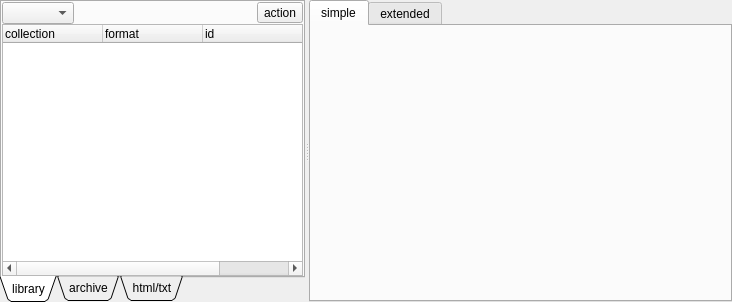
<?xml version="1.0" encoding="UTF-8"?>
<ui version="4.0">
 <class>CLibrarySearch</class>
 <widget class="QWidget" name="CLibrarySearch">
  <property name="geometry">
   <rect>
    <x>0</x>
    <y>0</y>
    <width>732</width>
    <height>302</height>
   </rect>
  </property>
  <property name="windowTitle">
   <string notr="true"/>
  </property>
  <layout class="QVBoxLayout" name="verticalLayout_3">
   <item>
    <widget class="QSplitter" name="splitter">
     <property name="sizePolicy">
      <sizepolicy hsizetype="Expanding" vsizetype="Expanding">
       <horstretch>0</horstretch>
       <verstretch>0</verstretch>
      </sizepolicy>
     </property>
     <property name="orientation">
      <enum>Qt::Horizontal</enum>
     </property>
     <widget class="QTabWidget" name="tabColl">
      <property name="tabPosition">
       <enum>QTabWidget::South</enum>
      </property>
      <property name="tabShape">
       <enum>QTabWidget::Triangular</enum>
      </property>
      <property name="currentIndex">
       <number>0</number>
      </property>
      <property name="usesScrollButtons">
       <bool>false</bool>
      </property>
      <widget class="QWidget" name="tab_3">
       <attribute name="icon">
        <iconset resource="resfile.qrc">
         <normaloff>:/new/icons/icons/sql.png</normaloff>:/new/icons/icons/sql.png</iconset>
       </attribute>
       <attribute name="title">
        <string>library</string>
       </attribute>
       <layout class="QVBoxLayout" name="verticalLayout">
        <item>
         <layout class="QHBoxLayout" name="horizontalLayout">
          <item>
           <widget class="CTreeComboBox" name="cmbScriptLang">
            <property name="sizePolicy">
             <sizepolicy hsizetype="Preferred" vsizetype="Preferred">
              <horstretch>0</horstretch>
              <verstretch>0</verstretch>
             </sizepolicy>
            </property>
            <property name="sizeAdjustPolicy">
             <enum>QComboBox::AdjustToContentsOnFirstShow</enum>
            </property>
           </widget>
          </item>
          <item>
           <spacer name="horizontalSpacer_3">
            <property name="orientation">
             <enum>Qt::Horizontal</enum>
            </property>
            <property name="sizeHint" stdset="0">
             <size>
              <width>18</width>
              <height>20</height>
             </size>
            </property>
           </spacer>
          </item>
          <item>
           <widget class="QToolButton" name="btAction">
            <property name="text">
             <string>action</string>
            </property>
            <property name="icon">
             <iconset resource="resfile.qrc">
              <normaloff>:/new/icons/icons/action.png</normaloff>:/new/icons/icons/action.png</iconset>
            </property>
            <property name="shortcut">
             <string>Meta+A</string>
            </property>
            <property name="checkable">
             <bool>true</bool>
            </property>
            <property name="toolButtonStyle">
             <enum>Qt::ToolButtonTextBesideIcon</enum>
            </property>
           </widget>
          </item>
         </layout>
        </item>
        <item>
         <widget class="QTreeWidget" name="treeColl">
          <property name="sizePolicy">
           <sizepolicy hsizetype="Expanding" vsizetype="Expanding">
            <horstretch>0</horstretch>
            <verstretch>0</verstretch>
           </sizepolicy>
          </property>
          <property name="mouseTracking">
           <bool>false</bool>
          </property>
          <property name="contextMenuPolicy">
           <enum>Qt::CustomContextMenu</enum>
          </property>
          <column>
           <property name="text">
            <string>collection</string>
           </property>
          </column>
          <column>
           <property name="text">
            <string>format</string>
           </property>
          </column>
          <column>
           <property name="text">
            <string>id</string>
           </property>
          </column>
          <column>
           <property name="text">
            <string>index</string>
           </property>
          </column>
         </widget>
        </item>
       </layout>
      </widget>
      <widget class="QWidget" name="tab_5">
       <attribute name="icon">
        <iconset resource="resfile.qrc">
         <normaloff>:/new/icons/icons/books.png</normaloff>:/new/icons/icons/books.png</iconset>
       </attribute>
       <attribute name="title">
        <string>archive</string>
       </attribute>
       <layout class="QVBoxLayout" name="verticalLayout_10">
        <item>
         <widget class="QTreeWidget" name="treeArchive">
          <property name="selectionMode">
           <enum>QAbstractItemView::NoSelection</enum>
          </property>
          <column>
           <property name="text">
            <string>work</string>
           </property>
          </column>
          <column>
           <property name="text">
            <string>author</string>
           </property>
          </column>
          <column>
           <property name="text">
            <string>stored data</string>
           </property>
          </column>
          <column>
           <property name="text">
            <string>index</string>
           </property>
          </column>
         </widget>
        </item>
       </layout>
      </widget>
      <widget class="QWidget" name="tab_4">
       <attribute name="icon">
        <iconset resource="resfile.qrc">
         <normaloff>:/new/icons/icons/folder.png</normaloff>:/new/icons/icons/folder.png</iconset>
       </attribute>
       <attribute name="title">
        <string>html/txt</string>
       </attribute>
       <layout class="QVBoxLayout" name="verticalLayout_5">
        <item>
         <widget class="QTreeWidget" name="treeHtmlLib">
          <property name="sizePolicy">
           <sizepolicy hsizetype="Expanding" vsizetype="Preferred">
            <horstretch>0</horstretch>
            <verstretch>0</verstretch>
           </sizepolicy>
          </property>
          <property name="contextMenuPolicy">
           <enum>Qt::NoContextMenu</enum>
          </property>
          <property name="selectionMode">
           <enum>QAbstractItemView::NoSelection</enum>
          </property>
          <property name="selectionBehavior">
           <enum>QAbstractItemView::SelectItems</enum>
          </property>
          <column>
           <property name="text">
            <string>directory</string>
           </property>
          </column>
          <column>
           <property name="text">
            <string>index</string>
           </property>
          </column>
          <column>
           <property name="text">
            <string>path</string>
           </property>
          </column>
         </widget>
        </item>
       </layout>
      </widget>
     </widget>
     <widget class="QStackedWidget" name="stwInput">
      <property name="currentIndex">
       <number>0</number>
      </property>
      <widget class="QWidget" name="page">
       <layout class="QHBoxLayout" name="horizontalLayout_5">
        <item>
         <widget class="QTabWidget" name="tabInput">
          <property name="sizePolicy">
           <sizepolicy hsizetype="Expanding" vsizetype="Preferred">
            <horstretch>0</horstretch>
            <verstretch>0</verstretch>
           </sizepolicy>
          </property>
          <property name="currentIndex">
           <number>0</number>
          </property>
          <widget class="QWidget" name="tab">
           <attribute name="title">
            <string>simple</string>
           </attribute>
           <layout class="QVBoxLayout" name="verticalLayout_2">
            <item>
             <widget class="CLatCopt" name="inputText" native="true">
              <property name="sizePolicy">
               <sizepolicy hsizetype="Preferred" vsizetype="Expanding">
                <horstretch>0</horstretch>
                <verstretch>0</verstretch>
               </sizepolicy>
              </property>
             </widget>
            </item>
           </layout>
          </widget>
          <widget class="QWidget" name="tab_2">
           <attribute name="title">
            <string>extended</string>
           </attribute>
           <layout class="QHBoxLayout" name="horizontalLayout_2">
            <item>
             <widget class="QTextEdit" name="txtExtended">
              <property name="sizePolicy">
               <sizepolicy hsizetype="Expanding" vsizetype="Preferred">
                <horstretch>0</horstretch>
                <verstretch>0</verstretch>
               </sizepolicy>
              </property>
             </widget>
            </item>
            <item>
             <widget class="QToolButton" name="btEdit">
              <property name="sizePolicy">
               <sizepolicy hsizetype="Preferred" vsizetype="Fixed">
                <horstretch>0</horstretch>
                <verstretch>0</verstretch>
               </sizepolicy>
              </property>
              <property name="text">
               <string>edit</string>
              </property>
              <property name="checkable">
               <bool>false</bool>
              </property>
             </widget>
            </item>
           </layout>
          </widget>
         </widget>
        </item>
       </layout>
      </widget>
      <widget class="QWidget" name="page_2">
       <layout class="QVBoxLayout" name="verticalLayout_9">
        <item>
         <layout class="QHBoxLayout" name="horizontalLayout_6">
          <item>
           <widget class="QCheckBox" name="cbHyperlinks">
            <property name="text">
             <string>full hyperlinks</string>
            </property>
            <property name="checked">
             <bool>false</bool>
            </property>
           </widget>
          </item>
          <item>
           <spacer name="horizontalSpacer_4">
            <property name="orientation">
             <enum>Qt::Horizontal</enum>
            </property>
            <property name="sizeHint" stdset="0">
             <size>
              <width>40</width>
              <height>20</height>
             </size>
            </property>
           </spacer>
          </item>
         </layout>
        </item>
        <item>
         <widget class="QLineEdit" name="txtSwInput"/>
        </item>
        <item>
         <layout class="QHBoxLayout" name="horizontalLayout_12">
          <item>
           <layout class="QVBoxLayout" name="verticalLayout_8">
            <item>
             <layout class="QVBoxLayout" name="verticalLayout_7">
              <item>
               <widget class="QLabel" name="label_3">
                <property name="frameShape">
                 <enum>QFrame::Box</enum>
                </property>
                <property name="text">
                 <string>operators</string>
                </property>
                <property name="alignment">
                 <set>Qt::AlignCenter</set>
                </property>
                <property name="textInteractionFlags">
                 <set>Qt::NoTextInteraction</set>
                </property>
               </widget>
              </item>
              <item>
               <layout class="QHBoxLayout" name="horizontalLayout_10">
                <item>
                 <widget class="QPushButton" name="btSwAnd">
                  <property name="toolTip">
                   <string>logical AND</string>
                  </property>
                  <property name="text">
                   <string>and</string>
                  </property>
                 </widget>
                </item>
                <item>
                 <widget class="QPushButton" name="btSwOr">
                  <property name="toolTip">
                   <string>logical OR</string>
                  </property>
                  <property name="text">
                   <string>or</string>
                  </property>
                 </widget>
                </item>
                <item>
                 <widget class="QPushButton" name="btSwNot">
                  <property name="toolTip">
                   <string>logical NOT</string>
                  </property>
                  <property name="text">
                   <string>not</string>
                  </property>
                 </widget>
                </item>
                <item>
                 <widget class="QPushButton" name="btSwNear">
                  <property name="toolTip">
                   <string>maximum distance between two words (ex: near3)</string>
                  </property>
                  <property name="text">
                   <string>near</string>
                  </property>
                 </widget>
                </item>
               </layout>
              </item>
             </layout>
            </item>
            <item>
             <layout class="QHBoxLayout" name="horizontalLayout_11">
              <item>
               <layout class="QVBoxLayout" name="verticalLayout_4">
                <item>
                 <widget class="QLabel" name="label_4">
                  <property name="frameShape">
                   <enum>QFrame::Box</enum>
                  </property>
                  <property name="text">
                   <string>wildcards</string>
                  </property>
                  <property name="alignment">
                   <set>Qt::AlignCenter</set>
                  </property>
                  <property name="textInteractionFlags">
                   <set>Qt::NoTextInteraction</set>
                  </property>
                 </widget>
                </item>
                <item>
                 <layout class="QHBoxLayout" name="horizontalLayout_8">
                  <item>
                   <widget class="QPushButton" name="btSwAst">
                    <property name="toolTip">
                     <string>zero or more characters</string>
                    </property>
                    <property name="text">
                     <string>*</string>
                    </property>
                   </widget>
                  </item>
                  <item>
                   <widget class="QPushButton" name="btSwQuest">
                    <property name="toolTip">
                     <string>exactly one character</string>
                    </property>
                    <property name="text">
                     <string>?</string>
                    </property>
                   </widget>
                  </item>
                 </layout>
                </item>
               </layout>
              </item>
              <item>
               <layout class="QVBoxLayout" name="verticalLayout_6">
                <item>
                 <widget class="QLabel" name="label_5">
                  <property name="frameShape">
                   <enum>QFrame::Box</enum>
                  </property>
                  <property name="text">
                   <string>others</string>
                  </property>
                  <property name="alignment">
                   <set>Qt::AlignCenter</set>
                  </property>
                  <property name="textInteractionFlags">
                   <set>Qt::NoTextInteraction</set>
                  </property>
                 </widget>
                </item>
                <item>
                 <layout class="QHBoxLayout" name="horizontalLayout_9">
                  <item>
                   <widget class="QPushButton" name="btSwPhrase">
                    <property name="toolTip">
                     <string>phrase</string>
                    </property>
                    <property name="text">
                     <string>&quot;&quot;</string>
                    </property>
                   </widget>
                  </item>
                  <item>
                   <widget class="QPushButton" name="btSwPar">
                    <property name="toolTip">
                     <string>parenthesis</string>
                    </property>
                    <property name="text">
                     <string>()</string>
                    </property>
                   </widget>
                  </item>
                 </layout>
                </item>
               </layout>
              </item>
             </layout>
            </item>
           </layout>
          </item>
          <item>
           <spacer name="horizontalSpacer_5">
            <property name="orientation">
             <enum>Qt::Horizontal</enum>
            </property>
            <property name="sizeHint" stdset="0">
             <size>
              <width>40</width>
              <height>20</height>
             </size>
            </property>
           </spacer>
          </item>
         </layout>
        </item>
        <item>
         <spacer name="verticalSpacer">
          <property name="orientation">
           <enum>Qt::Vertical</enum>
          </property>
          <property name="sizeHint" stdset="0">
           <size>
            <width>20</width>
            <height>40</height>
           </size>
          </property>
         </spacer>
        </item>
       </layout>
      </widget>
     </widget>
    </widget>
   </item>
  </layout>
 </widget>
 <layoutdefault spacing="0" margin="0"/>
 <customwidgets>
  <customwidget>
   <class>CLatCopt</class>
   <extends>QWidget</extends>
   <header>latcopt.h</header>
   <container>1</container>
   <slots>
    <signal>query()</signal>
   </slots>
  </customwidget>
  <customwidget>
   <class>CTreeComboBox</class>
   <extends>QComboBox</extends>
   <header>treecombobox.h</header>
  </customwidget>
 </customwidgets>
 <resources>
  <include location="resfile.qrc"/>
 </resources>
 <connections/>
</ui>
